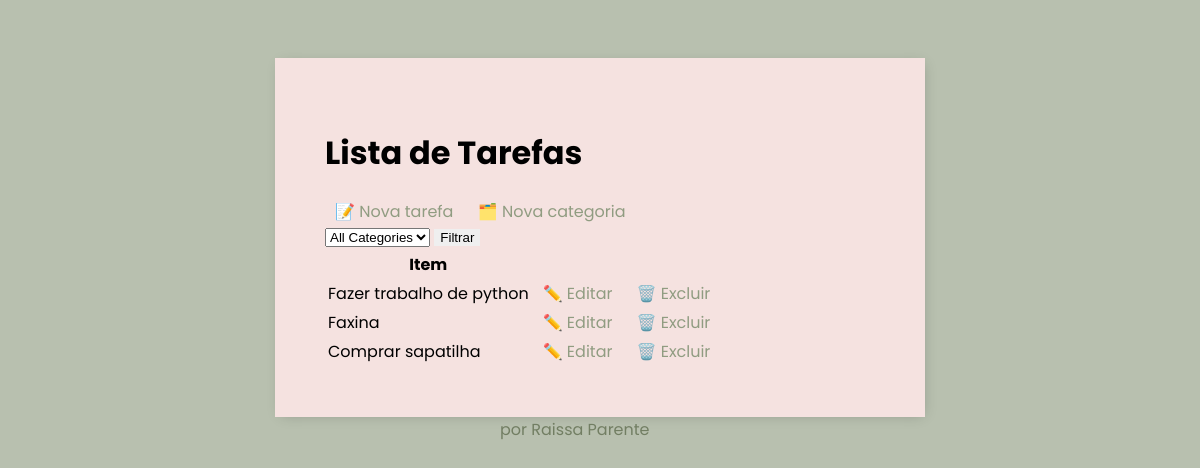
/, run on an earlier commit of the app's database.
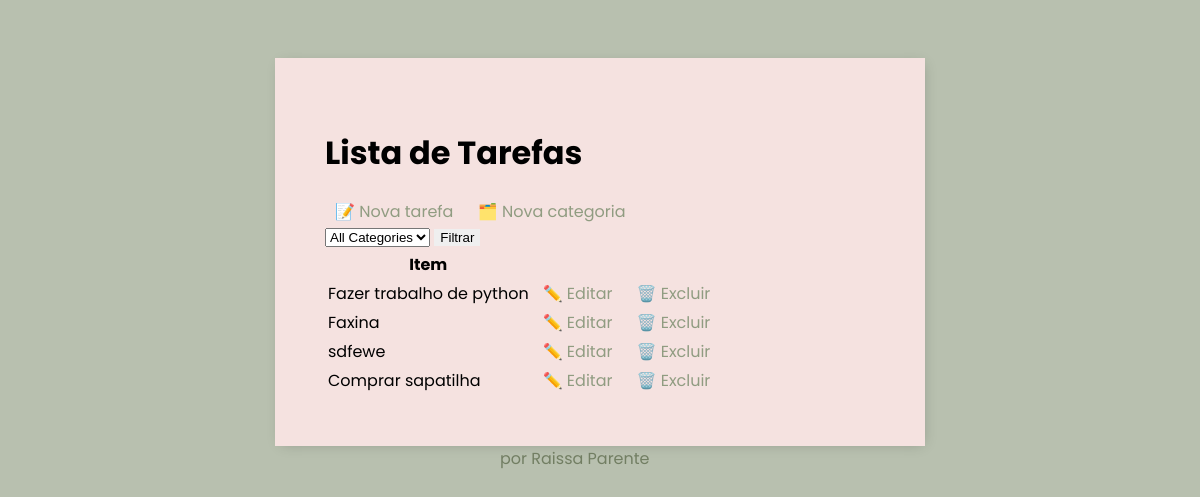
And on a later commit of the database.
### base/models.py (models this page shows, shortened)
class Task(models.Model):
    user = models.ForeignKey(User, on_delete=models.CASCADE, null=True, blank=True)
    title = models.CharField(max_length=200)
    description = models.TextField(null=True, blank=True)
    complete = models.BooleanField(default=False)
    created = models.DateTimeField(auto_now_add=True)
    category = models.ForeignKey(Category, on_delete=models.SET_NULL, null=True, blank=True)
    class Meta:
        ordering = ['complete']

### base/views.py (the view)
# urls.py: path('', TaskList.as_view(), name='tasks'),
class TaskList(ListView):
    model = Task
    template_name = 'task_list.html'
    context_object_name = 'tasks'
    def get_queryset(self):
        queryset = super().get_queryset()
        category_id = self.request.GET.get('category')
        if category_id:
            queryset = queryset.filter(category_id=category_id)
        return queryset
    def get_context_data(self,  **kwargs):
        context = super().get_context_data(**kwargs)
        context['categories'] = Category.objects.all()
        return context

### base/templates/base/task_list.html (shortened to what this page needs)
{% extends 'base/main.html' %}
{% block content %}
<h1>Lista de Tarefas</h1>
<a href="{% url 'task-create' %}">📝 Nova tarefa</a>
<a href="{% url 'add-category' %}">🗂️ Nova categoria</a>
<form method="GET" action="{% url 'tasks' %}">
    <select name="category">
        <option value="">All Categories</option>
    </select>
    <input type="submit" value="Filtrar">
</form>
<table>
    <tr>
        <th>Item</th>
        <th></th>
    </tr>
    {% for task in tasks %}
    <tr>
        <td>{{ task.title }}</td>
        <td><a href="{% url 'task-update' task.id %}">✏️ Editar</a></td>
        <td><a href="{% url 'task-delete' task.id %}">🗑️ Excluir</a></td>
    </tr>
    {% empty %}
    <tr>
        <td colspan="3"><h3>Não há itens na lista</h3></td>
    </tr>
    {% endfor %}
</table>
{% endblock content %}

What changed in the data, as far as the page shows it:
added Task: title "sdfewe"
